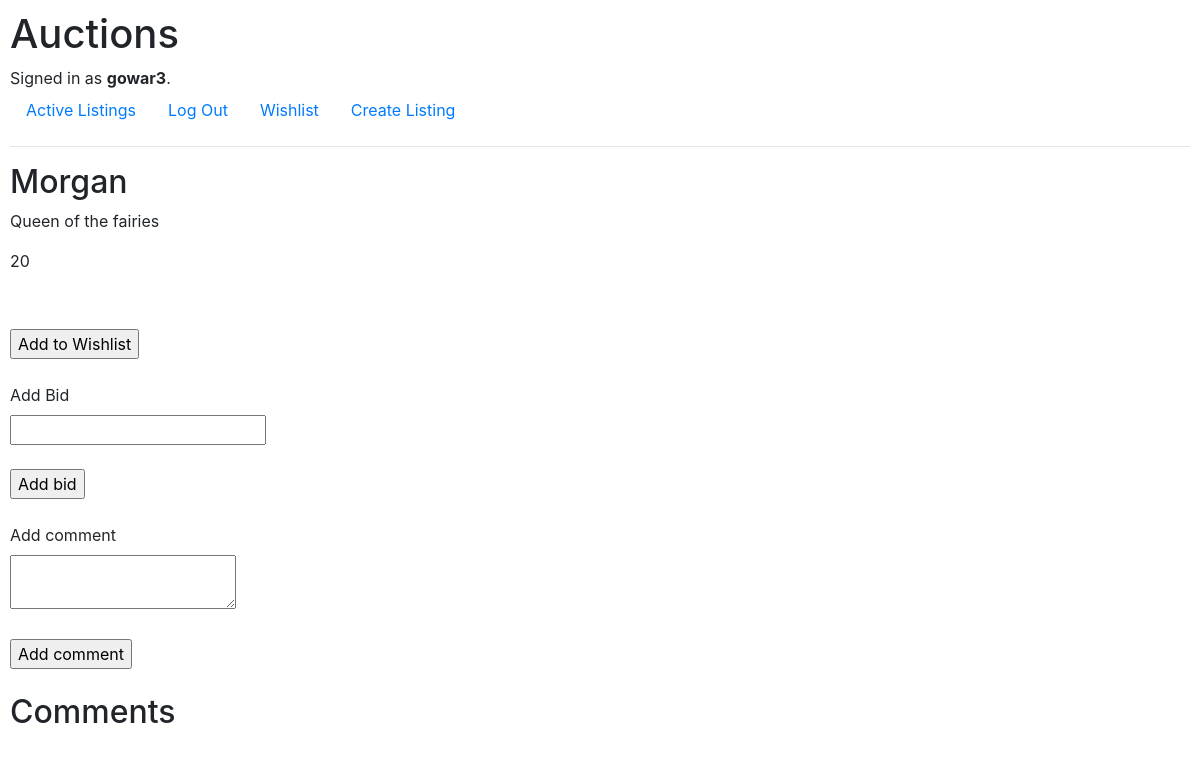
Page /auctions/Morgan (signed in) on the committed database.
### auctions/models.py (models this page shows, shortened)
class User(AbstractUser):
    pass

class Listing(models.Model):
    creator = models.CharField(max_length=64)
    title = models.CharField(max_length=64)
    description = models.CharField(max_length=64)
    price = models.IntegerField()
    users = models.ManyToManyField(User, blank=True, related_name= "wishlist")

### auctions/views.py (the view, shortened to what this page needs)
# urls.py: path("<str:listing>", views.listing, name="listing"),
def listing(request, listing):
    if "comments" not in request.session:
        request.session["comments"] = ()
    if "bids" not in request.session:
        request.session["bids"] = ()
    listing = Listing.objects.get(title = listing)
    username = request.user.username
    return render(request, "auctions/listing.html", {
        "listing": listing,
        "comments": listing.comments.all(),
        "bids": listing.bids.all()
    })

### auctions/templates/auctions/listing.html (shortened to what this page needs)
{% extends 'auctions/layout.html' %}
{% block body %}
        <h2>{{ listing.title }}</h2>
        <p>{{ listing.description }}</p>
        <label>{{ listing.price }}</label>
        <br>
        <br>
        <br>
    {% if user.is_authenticated %}
    <form action= "{% url 'wishlist' user.username %}" method = "post">
        <input type= "submit" value= "Add to Wishlist">
    </form>
    <br>
    <form action= "{% url 'listing' listing.title %}" method = "post">
        <label for="add_bid">Add Bid</label>
        <br>
        <input type="text" name="bid">
        <br>
        <br>
        <input type="submit" value= "Add bid">
    </form>
    <br>
    <form action= "{% url 'listing' listing.title %}" method = "post">
        <label for="add_comment">Add comment</label>
        <br>
        <textarea id="add_comment" name="comment"></textarea>
        <br>
        <br>
        <input type="submit" value= "Add comment">
    </form>
    {% endif %}
    <br>
    <h2>Comments</h2>
{% endblock %}

### auctions/templates/auctions/layout.html (shortened to what this page needs)
{% load static %}
<!DOCTYPE html>
<html lang="en">
    <head>
        <link rel="stylesheet" href="https://stackpath.bootstrapcdn.com/bootstrap/4.4.1/css/bootstrap.min.css">
        <link href="{% static 'auctions/styles.css' %}" rel="stylesheet">
    </head>
    <body>
        <h1>Auctions</h1>
        <div>
            {% if user.is_authenticated %}
                Signed in as <strong>{{ user.username }}</strong>.
            {% else %}
                Not signed in.
            {% endif %}
        </div>
        <ul class="nav">
            <li class="nav-item">
                <a class="nav-link" href="{% url 'index' %}">Active Listings</a>
            </li>
            {% if user.is_authenticated %}
                <li class="nav-item">
                    <a class="nav-link" href="{% url 'logout' %}">Log Out</a>
                </li>
                <li class="nav-item">
                    <a class="nav-link" href="{% url 'wishlist' user.username%}">Wishlist</a>
                </li>
                <li class="nav-item">
                    <a class="nav-link" href="{% url 'new'%}">Create Listing</a>
                </li>
            {% endif %}
        </ul>
        <hr>
        {% block body %}
        {% endblock %}
    </body>
</html>

### auctions/static/auctions/styles.css (style rules this page uses)
body { padding: 10px; }

### rows in the picture
User: username "gowar3"
Listing: title "Morgan", description "Queen of the fairies", price "20"
